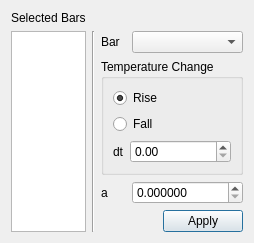
<?xml version="1.0" encoding="UTF-8"?>
<ui version="4.0">
 <class>AddThermalEffectsDialog</class>
 <widget class="QDialog" name="AddThermalEffectsDialog">
  <property name="geometry">
   <rect>
    <x>0</x>
    <y>0</y>
    <width>225</width>
    <height>218</height>
   </rect>
  </property>
  <property name="windowTitle">
   <string>Add Thermal Effects</string>
  </property>
  <layout class="QGridLayout" name="gridLayout">
   <item row="0" column="0">
    <widget class="QLabel" name="selectedBarsLabel">
     <property name="sizePolicy">
      <sizepolicy hsizetype="Preferred" vsizetype="Maximum">
       <horstretch>0</horstretch>
       <verstretch>0</verstretch>
      </sizepolicy>
     </property>
     <property name="text">
      <string>Selected Bars</string>
     </property>
    </widget>
   </item>
   <item row="1" column="0" rowspan="4">
    <widget class="QTextEdit" name="selectedBarsTextEdit">
     <property name="undoRedoEnabled">
      <bool>false</bool>
     </property>
     <property name="readOnly">
      <bool>true</bool>
     </property>
     <property name="acceptRichText">
      <bool>false</bool>
     </property>
    </widget>
   </item>
   <item row="1" column="1" rowspan="4">
    <widget class="Line" name="line">
     <property name="orientation">
      <enum>Qt::Vertical</enum>
     </property>
    </widget>
   </item>
   <item row="1" column="2">
    <widget class="QLabel" name="barLabel">
     <property name="text">
      <string>Bar</string>
     </property>
    </widget>
   </item>
   <item row="1" column="3" colspan="2">
    <widget class="ComboBox" name="barComboBox"/>
   </item>
   <item row="2" column="2" colspan="3">
    <widget class="QGroupBox" name="temperatureChangeGroupBox">
     <property name="sizePolicy">
      <sizepolicy hsizetype="Preferred" vsizetype="Preferred">
       <horstretch>0</horstretch>
       <verstretch>0</verstretch>
      </sizepolicy>
     </property>
     <property name="title">
      <string>Temperature Change</string>
     </property>
     <layout class="QFormLayout" name="formLayout">
      <item row="0" column="0" colspan="2">
       <widget class="QRadioButton" name="riseRadioButton">
        <property name="text">
         <string>Rise</string>
        </property>
        <property name="checked">
         <bool>true</bool>
        </property>
       </widget>
      </item>
      <item row="1" column="0" colspan="2">
       <widget class="QRadioButton" name="fallRadioButton">
        <property name="text">
         <string>Fall</string>
        </property>
       </widget>
      </item>
      <item row="2" column="0">
       <widget class="QLabel" name="temperatureChangeLabel">
        <property name="text">
         <string>dt</string>
        </property>
       </widget>
      </item>
      <item row="2" column="1">
       <widget class="QDoubleSpinBox" name="temperatureChangeDoubleSpinBox">
        <property name="decimals">
         <number>2</number>
        </property>
        <property name="singleStep">
         <double>1.000000000000000</double>
        </property>
       </widget>
      </item>
     </layout>
    </widget>
   </item>
   <item row="3" column="2">
    <widget class="QLabel" name="thermalCoefficientLabel">
     <property name="text">
      <string>a</string>
     </property>
    </widget>
   </item>
   <item row="3" column="3" colspan="2">
    <widget class="QDoubleSpinBox" name="thermalCoefficientDoubleSpinBox">
     <property name="decimals">
      <number>6</number>
     </property>
     <property name="singleStep">
      <double>0.000001000000000</double>
     </property>
    </widget>
   </item>
   <item row="4" column="2" colspan="2">
    <spacer name="horizontalSpacer">
     <property name="orientation">
      <enum>Qt::Horizontal</enum>
     </property>
     <property name="sizeHint" stdset="0">
      <size>
       <width>9</width>
       <height>20</height>
      </size>
     </property>
    </spacer>
   </item>
   <item row="4" column="4">
    <widget class="QPushButton" name="addThermalEffectsPushButton">
     <property name="text">
      <string>Apply</string>
     </property>
     <property name="icon">
      <iconset resource="../../rsc.qrc">
       <normaloff>:/icons/dialog-ok-apply.png</normaloff>:/icons/dialog-ok-apply.png</iconset>
     </property>
    </widget>
   </item>
  </layout>
 </widget>
 <customwidgets>
  <customwidget>
   <class>ComboBox</class>
   <extends>QComboBox</extends>
   <header>combobox.h</header>
  </customwidget>
 </customwidgets>
 <resources>
  <include location="../../rsc.qrc"/>
 </resources>
 <connections/>
</ui>
